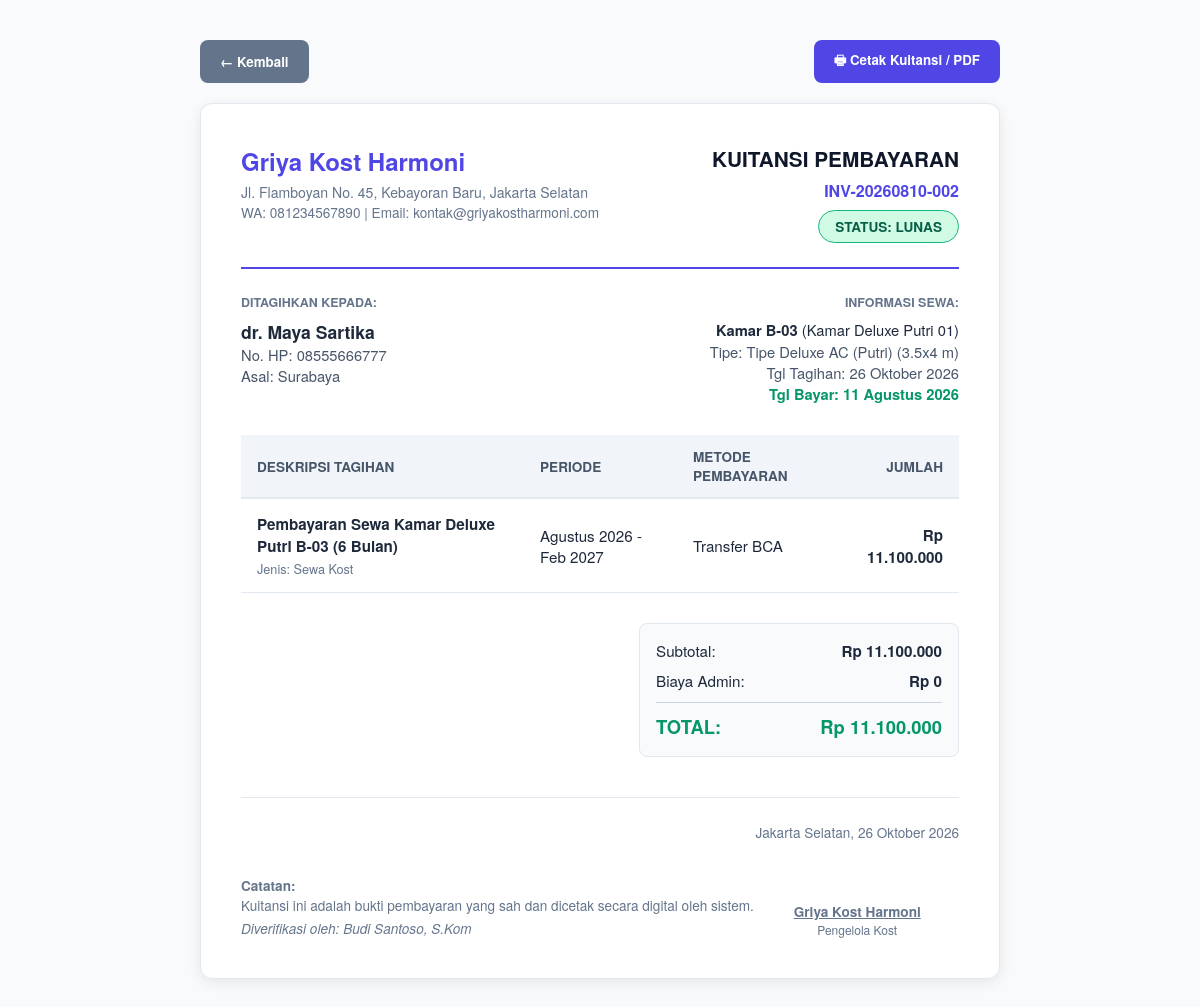
Page /user/invoice.php?id=2 (signed in) on the committed database.
### tables this page shows
CREATE TABLE `tbl_pengaturan` (
  `id` int(11) NOT NULL AUTO_INCREMENT,
  `nama_kost` varchar(100) NOT NULL DEFAULT 'Griya Kost Harmoni',
  `slogan` varchar(255) DEFAULT 'Hunian Modern, Bersih, Nyaman, Aman, dan Strategis',
  `logo` varchar(255) DEFAULT 'logo.png',
  `banner` varchar(255) DEFAULT 'banner.jpg',
  `deskripsi` text DEFAULT NULL,
  `alamat` text DEFAULT NULL,
  `kota` varchar(100) DEFAULT 'Jakarta Selatan',
  `no_telepon` varchar(20) DEFAULT '021-88997766',
  `no_wa` varchar(20) DEFAULT '081234567890',
  `email` varchar(100) DEFAULT 'kontak@griyakostharmoni.com',
  `nama_bank` varchar(50) DEFAULT 'Bank BCA',
  `no_rekening` varchar(50) DEFAULT '8830129841',
  `atas_nama` varchar(100) DEFAULT 'Griya Kost Harmoni',
  `qris_image` varchar(255) DEFAULT NULL,
  `updated_at` timestamp NOT NULL DEFAULT CURRENT_TIMESTAMP ON UPDATE CURRENT_TIMESTAMP,
  PRIMARY KEY (`id`)
);

CREATE TABLE `tbl_tagihan_pembayaran` (
  `id_tagihan` int(11) NOT NULL AUTO_INCREMENT,
  `kode_tagihan` varchar(30) NOT NULL UNIQUE,
  `id_booking` int(11) DEFAULT NULL,
  `id_user` int(11) NOT NULL,
  `id_kamar` int(11) NOT NULL,
  `judul_tagihan` varchar(150) NOT NULL,
  `jenis_biaya` enum('sewa_kost','listrik','kebersihan','denda','lainnya') NOT NULL DEFAULT 'sewa_kost',
  `periode_bulan` varchar(30) NOT NULL,
  `nominal` decimal(12,2) NOT NULL,
  `tgl_jatuh_tempo` date NOT NULL,
  `status_pembayaran` enum('belum_bayar','menunggu_verifikasi','lunas','ditolak') NOT NULL DEFAULT 'belum_bayar',
  `bukti_transfer` varchar(255) DEFAULT NULL,
  `tgl_bayar` datetime DEFAULT NULL,
  `metode_pembayaran` varchar(50) DEFAULT 'Transfer Bank',
  `catatan_pembayar` text DEFAULT NULL,
  `catatan_petugas` text DEFAULT NULL,
  `diverifikasi_oleh` int(11) DEFAULT NULL,
  `created_at` timestamp NOT NULL DEFAULT CURRENT_TIMESTAMP,
  PRIMARY KEY (`id_tagihan`),
  KEY `fk_tagihan_user` (`id_user`),
  KEY `fk_tagihan_kamar` (`id_kamar`),
  KEY `fk_tagihan_booking` (`id_booking`),
  CONSTRAINT `fk_tagihan_user` FOREIGN KEY (`id_user`) REFERENCES `tbl_users` (`id_user`) ON DELETE CASCADE,
  CONSTRAINT `fk_tagihan_kamar` FOREIGN KEY (`id_kamar`) REFERENCES `tbl_kamar` (`id_kamar`) ON DELETE CASCADE,
  CONSTRAINT `fk_tagihan_booking` FOREIGN KEY (`id_booking`) REFERENCES `tbl_booking` (`id_booking`) ON DELETE SET NULL
);

CREATE TABLE `tbl_users` (
  `id_user` int(11) NOT NULL AUTO_INCREMENT,
  `username` varchar(50) NOT NULL UNIQUE,
  `password` varchar(255) NOT NULL,
  `nama_lengkap` varchar(100) NOT NULL,
  `email` varchar(100) NOT NULL UNIQUE,
  `no_hp` varchar(20) NOT NULL,
  `role` enum('admin','petugas','pengunjung') NOT NULL DEFAULT 'pengunjung',
  `foto` varchar(255) DEFAULT 'default_user.png',
  `alamat_asal` text DEFAULT NULL,
  `pekerjaan` varchar(100) DEFAULT 'Mahasiswa / Karyawan',
  `no_ktp` varchar(30) DEFAULT NULL,
  `status_aktif` enum('aktif','nonaktif') NOT NULL DEFAULT 'aktif',
  `created_at` timestamp NOT NULL DEFAULT CURRENT_TIMESTAMP,
  PRIMARY KEY (`id_user`)
);

CREATE TABLE `tbl_kamar` (
  `id_kamar` int(11) NOT NULL AUTO_INCREMENT,
  `id_kategori` int(11) NOT NULL,
  `nomor_kamar` varchar(20) NOT NULL UNIQUE,
  `nama_kamar` varchar(100) NOT NULL,
  `lantai` int(11) NOT NULL DEFAULT 1,
  `ukuran` varchar(20) NOT NULL DEFAULT '3x4 meter',
  `harga_per_bulan` decimal(12,2) NOT NULL,
  `harga_per_tahun` decimal(12,2) DEFAULT NULL,
  `harga_per_hari` decimal(12,2) DEFAULT NULL,
  `status` enum('tersedia','terisi','renovasi') NOT NULL DEFAULT 'tersedia',
  `foto_utama` varchar(255) DEFAULT 'kamar_default.jpg',
  `deskripsi` text DEFAULT NULL,
  `created_at` timestamp NOT NULL DEFAULT CURRENT_TIMESTAMP,
  PRIMARY KEY (`id_kamar`),
  KEY `fk_kamar_kategori` (`id_kategori`),
  CONSTRAINT `fk_kamar_kategori` FOREIGN KEY (`id_kategori`) REFERENCES `tbl_kategori_kamar` (`id_kategori`) ON DELETE CASCADE
);

CREATE TABLE `tbl_kategori_kamar` (
  `id_kategori` int(11) NOT NULL AUTO_INCREMENT,
  `nama_kategori` varchar(50) NOT NULL,
  `jenis_penghuni` enum('Putra','Putri','Campur') NOT NULL DEFAULT 'Campur',
  `deskripsi` text DEFAULT NULL,
  PRIMARY KEY (`id_kategori`)
);

### config/helper.php (called while the page is built, shortened)
<?php
function format_rupiah($angka) {
    return 'Rp ' . number_format((float)$angka, 0, ',', '.');
}
function tgl_indo($tanggal) {
    $bulan = [
        1 => 'Januari', 'Februari', 'Maret', 'April', 'Mei', 'Juni',
        'Juli', 'Agustus', 'September', 'Oktober', 'November', 'Desember'
    ];
    $split = explode('-', date('Y-m-d', strtotime($tanggal)));
    return $split[2] . ' ' . $bulan[(int)$split[1]] . ' ' . $split[0];
}
function get_profil_kost($conn) {
    $q = mysqli_query($conn, "SELECT * FROM tbl_pengaturan WHERE id = 1 LIMIT 1");
    if ($q && mysqli_num_rows($q) > 0) {
        return mysqli_fetch_assoc($q);
    }
    return [
        'nama_kost' => 'Griya Kost Harmoni',
        'slogan' => 'Hunian Nyaman & Strategis',
        'logo' => 'logo_default.png',
        'banner' => 'banner_default.jpg',
        'deskripsi' => 'Kost eksklusif fasilitas lengkap',
        'alamat' => 'Jl. Flamboyan No. 45',
        'kota' => 'Jakarta Selatan',
        'no_telepon' => '021-88997766',
        'no_wa' => '081234567890',
        'email' => 'kontak@griyakost.com',
        'nama_bank' => 'Bank BCA',
        'no_rekening' => '8830129841',
        'atas_nama' => 'Griya Kost Harmoni',
        'qris_image' => null
    ];
}
?>

### user/invoice.php (the view, shortened to what this page needs)
<?php
require_once __DIR__ . '/../koneksi.php';
require_once __DIR__ . '/../config/helper.php';
$id_tagihan = isset($_GET['id']) ? (int)$_GET['id'] : 0;
$profil = get_profil_kost($conn);
$q = mysqli_query($conn, "SELECT t.*, u.nama_lengkap, u.no_hp, u.email, u.alamat_asal, k.nomor_kamar, k.nama_kamar, k.ukuran, kat.nama_kategori, v.nama_lengkap as verifikator_nama
                         FROM tbl_tagihan_pembayaran t
                         JOIN tbl_users u ON t.id_user = u.id_user
                         JOIN tbl_kamar k ON t.id_kamar = k.id_kamar
                         JOIN tbl_kategori_kamar kat ON k.id_kategori = kat.id_kategori
                         LEFT JOIN tbl_users v ON t.diverifikasi_oleh = v.id_user
                         WHERE t.id_tagihan = $id_tagihan LIMIT 1");
$inv = mysqli_fetch_assoc($q);
?>
<!DOCTYPE html>
<html lang="id">
<head>
</head>
<body>
    <div class="no-print" style="max-width: 800px; margin: 0 auto 20px; display: flex; justify-content: space-between;">
        <button onclick="window.history.back()" class="print-btn" style="background: #64748b;">&larr; Kembali</button>
        <button onclick="window.print()" class="print-btn">&#128438; Cetak Kuitansi / PDF</button>
    </div>
    <div class="invoice-card">
        <div class="inv-header">
            <div>
                <h1 class="brand-title"><?= htmlspecialchars($profil['nama_kost']) ?></h1>
                <p style="color: #64748b; font-size: 0.88rem; margin-top: 4px;"><?= htmlspecialchars($profil['alamat']) ?>, <?= htmlspecialchars($profil['kota']) ?></p>
                <p style="color: #64748b; font-size: 0.85rem;">WA: <?= htmlspecialchars($profil['no_wa']) ?> | Email: <?= htmlspecialchars($profil['email']) ?></p>
            </div>
            <div style="text-align: right;">
                <h2 style="font-size: 1.3rem; font-weight: 800; color: #0f172a; margin-bottom: 6px;">KUITANSI PEMBAYARAN</h2>
                <div style="font-weight: 700; color: #4f46e5; margin-bottom: 8px;"><?= htmlspecialchars($inv['kode_tagihan']) ?></div>
                <span class="inv-badge <?= $inv['status_pembayaran'] === 'lunas' ? 'badge-lunas' : 'badge-pending' ?>">
                    STATUS: <?= str_replace('_', ' ', strtoupper($inv['status_pembayaran'])) ?>
                </span>
            </div>
        </div>
        <div class="info-grid">
            <div>
                <h4 style="color: #64748b; font-size: 0.78rem; text-transform: uppercase; margin-bottom: 8px; font-weight: 700;">DITAGIHKAN KEPADA:</h4>
                <p style="font-size: 1.1rem; font-weight: 800;"><?= htmlspecialchars($inv['nama_lengkap']) ?></p>
                <p style="color: #475569;">No. HP: <?= htmlspecialchars($inv['no_hp']) ?></p>
                <p style="color: #475569;">Asal: <?= htmlspecialchars($inv['alamat_asal'] ?? '-') ?></p>
            </div>
            <div style="text-align: right;">
                <h4 style="color: #64748b; font-size: 0.78rem; text-transform: uppercase; margin-bottom: 8px; font-weight: 700;">INFORMASI SEWA:</h4>
                <p><b>Kamar <?= htmlspecialchars($inv['nomor_kamar']) ?></b> (<?= htmlspecialchars($inv['nama_kamar']) ?>)</p>
                <p style="color: #475569;">Tipe: <?= htmlspecialchars($inv['nama_kategori']) ?> (<?= htmlspecialchars($inv['ukuran']) ?>)</p>
                <p style="color: #475569;">Tgl Tagihan: <?= tgl_indo($inv['created_at']) ?></p>
                <?php if ($inv['status_pembayaran'] === 'lunas' && !empty($inv['tgl_bayar'])): ?>
                    <p style="color: #059669; font-weight: 700;">Tgl Bayar: <?= tgl_indo($inv['tgl_bayar']) ?></p>
                <?php endif; ?>
            </div>
        </div>
        <table class="table-inv">
            <thead>
                <tr>
                    <th>Deskripsi Tagihan</th>
                    <th>Periode</th>
                    <th>Metode Pembayaran</th>
                    <th style="text-align: right;">Jumlah</th>
                </tr>
            </thead>
            <tbody>
                <tr>
                    <td>
                        <b><?= htmlspecialchars($inv['judul_tagihan']) ?></b><br>
                        <small style="color: #64748b; text-transform: capitalize;">Jenis: <?= str_replace('_', ' ', $inv['jenis_biaya']) ?></small>
                    </td>
                    <td><?= htmlspecialchars($inv['periode_bulan']) ?></td>
                    <td><?= htmlspecialchars($inv['metode_pembayaran'] ?? 'Transfer Bank') ?></td>
                    <td style="text-align: right; font-weight: 700;"><?= format_rupiah($inv['nominal']) ?></td>
                </tr>
            </tbody>
        </table>
        <div class="total-box">
            <div class="total-wrapper">
                <div style="display: flex; justify-content: space-between; margin-bottom: 8px; font-size: 0.95rem;">
                    <span>Subtotal:</span>
                    <b><?= format_rupiah($inv['nominal']) ?></b>
                </div>
                <div style="display: flex; justify-content: space-between; margin-bottom: 8px; font-size: 0.95rem;">
                    <span>Biaya Admin:</span>
                    <b>Rp 0</b>
                </div>
                <hr style="border: 0; border-top: 1px solid #cbd5e1; margin: 10px 0;">
                <div style="display: flex; justify-content: space-between; font-size: 1.15rem; font-weight: 800; color: #059669;">
                    <span>TOTAL:</span>
                    <span><?= format_rupiah($inv['nominal']) ?></span>
                </div>
            </div>
        </div>
        <div class="inv-footer">
            <div>
                <p><b>Catatan:</b></p>
                <p>Kuitansi ini adalah bukti pembayaran yang sah dan dicetak secara digital oleh sistem.</p>
                <?php if (!empty($inv['verifikator_nama'])): ?>
                    <p style="margin-top: 4px; font-style: italic;">Diverifikasi oleh: <?= htmlspecialchars($inv['verifikator_nama']) ?></p>
                <?php endif; ?>
            </div>
            <div style="text-align: center; min-width: 180px;">
                <p><?= htmlspecialchars($profil['kota']) ?>, <?= tgl_indo(date('Y-m-d')) ?></p>
                <div style="height: 60px;"></div>
                <p style="font-weight: 700; text-decoration: underline;"><?= htmlspecialchars($profil['atas_nama']) ?></p>
                <p style="font-size: 0.75rem;">Pengelola Kost</p>
            </div>
        </div>
    </div>
</body>
</html>

### user/invoice.php (style rules this page uses)
* { margin: 0; padding: 0; box-sizing: border-box; font-family: 'Helvetica Neue', Arial, sans-serif; }
body { background: #f8fafc; color: #1e293b; padding: 40px 20px; }
.invoice-card { max-width: 800px; margin: 0 auto; background: #fff; padding: 40px; border-radius: 12px; box-shadow: 0 4px 14px rgba(0,0,0,0.08); position: relative; border: 1px solid #e2e8f0; }
.inv-header { display: flex; justify-content: space-between; align-items: flex-start; border-bottom: 2px solid #4f46e5; padding-bottom: 24px; margin-bottom: 24px; }
.brand-title { font-size: 1.5rem; font-weight: 800; color: #4f46e5; }
.inv-badge { padding: 6px 16px; border-radius: 999px; font-weight: 800; font-size: 0.85rem; text-transform: uppercase; display: inline-block; }
.badge-lunas { background: #d1fae5; color: #065f46; border: 1px solid #10b981; }
.info-grid { display: grid; grid-template-columns: 1fr 1fr; gap: 30px; margin-bottom: 30px; font-size: 0.92rem; }
.table-inv { width: 100%; border-collapse: collapse; margin-bottom: 30px; }
.table-inv th { background: #f1f5f9; padding: 12px 16px; text-align: left; font-size: 0.85rem; text-transform: uppercase; color: #475569; border-bottom: 2px solid #e2e8f0; }
.table-inv td { padding: 14px 16px; border-bottom: 1px solid #e2e8f0; font-size: 0.95rem; }
.total-box { display: flex; justify-content: flex-end; margin-bottom: 40px; }
.total-wrapper { width: 320px; background: #f8fafc; border-radius: 8px; padding: 16px; border: 1px solid #e2e8f0; }
.inv-footer { display: flex; justify-content: space-between; align-items: flex-end; border-top: 1px solid #e2e8f0; padding-top: 24px; font-size: 0.85rem; color: #64748b; }
.print-btn { display: inline-block; padding: 10px 20px; background: #4f46e5; color: #fff; text-decoration: none; border-radius: 8px; font-weight: 700; cursor: pointer; border: none; }

### rows in the picture
tbl_pengaturan: nama_kost "Griya Kost Harmoni", alamat "Jl. Flamboyan No. 45, Kebayoran Baru", kota "Jakarta Selatan", no_wa "081234567890", email "kontak@griyakostharmoni.com", atas_nama "Griya Kost Harmoni"
tbl_tagihan_pembayaran: kode_tagihan "INV-20260810-002", status_pembayaran "LUNAS", id_user.nama_lengkap "dr. Maya Sartika", id_user.no_hp "08555666777", id_user.alamat_asal "Surabaya", id_kamar.nomor_kamar "B-03", id_kamar.nama_kamar "Kamar Deluxe Putri 01", tbl_kategori_kamar.nama_kategori "Tipe Deluxe AC (Putri)", id_kamar.ukuran "3.5x4 m", created_at "26 Oktober 2026", tgl_bayar "11 Agustus 2026", judul_tagihan "Pembayaran Sewa Kamar Deluxe Putri B-03 (6 Bulan)", jenis_biaya "Sewa Kost", periode_bulan "Agustus 2026 - Feb 2027", metode_pembayaran "Transfer BCA", nominal "Rp 11.100.000", tbl_users.nama_lengkap "Budi Santoso, S.Kom"
